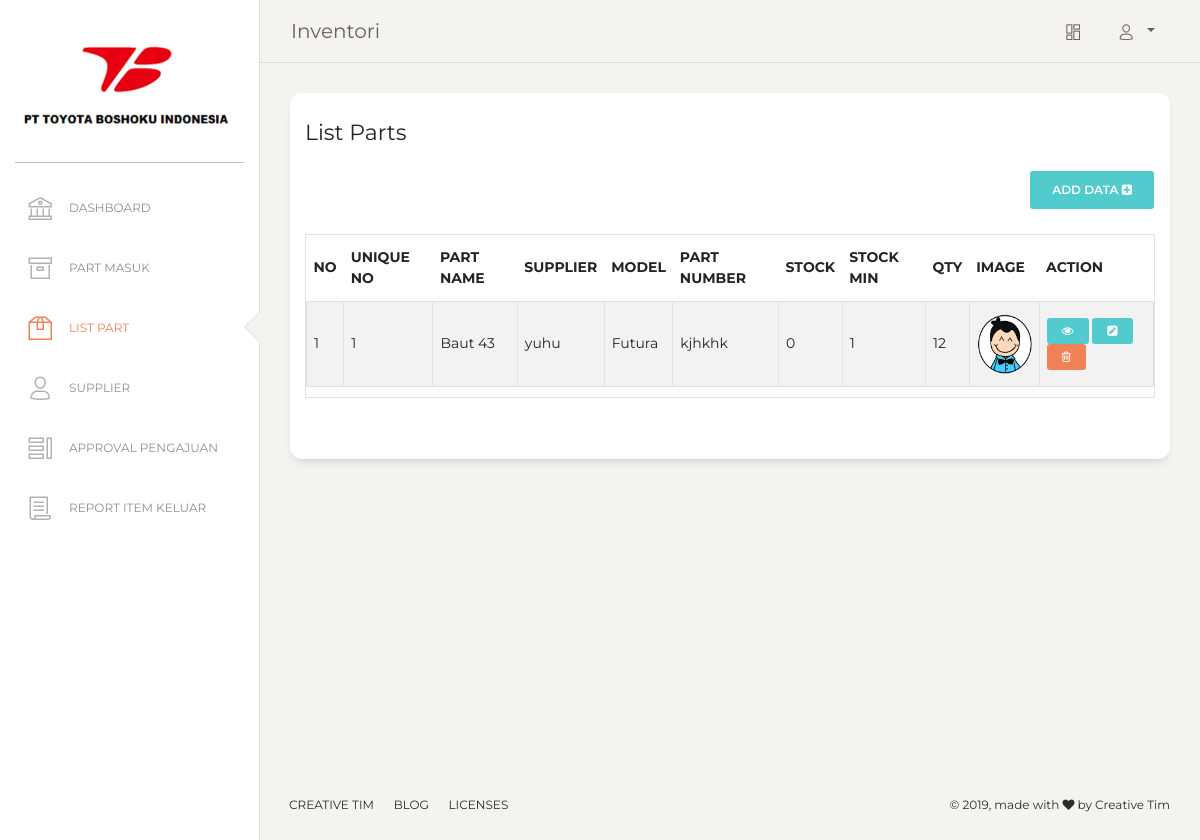
Page /List_part/detail/4 (signed in) on the committed database.
### tables this page shows
CREATE TABLE IF NOT EXISTS `part` (
  `id_part` int(4) NOT NULL AUTO_INCREMENT,
  `id_supplier` int(4) NOT NULL,
  `uniq_no` varchar(5) NOT NULL,
  `model` varchar(25) NOT NULL,
  `part_number` varchar(50) NOT NULL,
  `part_name` varchar(100) NOT NULL,
  `stock` int(3) NOT NULL,
  `stock_min` int(3) NOT NULL,
  `qty` int(5) NOT NULL,
  `image` varchar(100) NOT NULL,
  `date_creation` timestamp NOT NULL DEFAULT CURRENT_TIMESTAMP ON UPDATE CURRENT_TIMESTAMP,
  PRIMARY KEY (`id_part`)
);

CREATE TABLE IF NOT EXISTS `supplier` (
  `id_supplier` int(4) NOT NULL AUTO_INCREMENT,
  `nama` varchar(50) NOT NULL,
  `detail` text NOT NULL,
  `date_creation` timestamp NOT NULL DEFAULT CURRENT_TIMESTAMP ON UPDATE CURRENT_TIMESTAMP,
  PRIMARY KEY (`id_supplier`)
);

### application/core/Controller.php (called while the page is built, shortened)
<?php
class Controller extends App
{
    public function view($view, $data = [])
    {
        require_once '../application/view/' . $view . '.php';
    }
}

### application/core/Template.php (called while the page is built, shortened)
<?php
class Template extends Controller
{
    public $menu;
    public function __construct()
    {
        $this->menu = 'admin/dashboard/';
    }
    public function get_template($page,$data=[]){
        $this->view($this->menu.$page,$data);
    }
}
?>

### application/controllers/List_part.php (called while the page is built, shortened)
<?php
class List_part extends My_Controller {
    public function __construct()
    {
        $this->model = $this->model('M_part');
    }
    public function index($alert = NULL, $msg =NULL){
        $data = $this->model->getAll();
        $this->template->get_template('list_part',[
            "data" => $data,
            "url_preview" => BASEURL."List_part/detail/",
            "url_edit" => BASEURL."List_part/edit/",
            "url_remove" => BASEURL."List_part/delete/",
            'alert' => $alert,
            "msg" => str_replace('_', ' ', $msg)
        ]);
    }
}

### application/core/App.php (called while the page is built, shortened)
<?php
class App
{
    protected $method = 'index';
    protected $params = [];
    public function __construct()
    {
        $url = $this->parseURL();
        if (file_exists('../application/controllers/' . $url[0] . '.php')) {
            unset($url[0]);
        }
        $this->controller = new $this->controller;
        if (!empty($url)) {
            $this->params = array_values($url);
        }
        call_user_func_array([$this->controller, $this->method], $this->params);
    }
    public function parseURL()
    {
        if (isset($_GET['url'])) {
            $url = rtrim($_GET['url'], '/');
            $url = filter_var($url, FILTER_SANITIZE_URL);
            $url = explode('/', $url);
            return $url;
        }
    }
}

### asset/index.php (called while the page is built, shortened)
<?php
    $app = new App;

### application/core/Database.php (called while the page is built, shortened)
<?php
class Database{
    private $user= DB_USER;
    private $pass= DB_PASS;
    private $db;
    public function __construct(){
        $option = [
            PDO::ATTR_PERSISTENT => true,
            PDO::ATTR_ERRMODE => PDO::ERRMODE_EXCEPTION
        ];
        $this->dns = 'mysql:host='.DB_HOST.';dbname='.DB_NAME;
        try{
            $this->db= new PDO($this->dns,$this->user,$this->pass,$option);
        }
        catch(PDOException $e){
            print "Error :".$e->getMessage().PHP_EOL;
            die();
        }
        return $this->db;
    }
    public function query($query)
    {
        $this->stmt = $this->db->prepare($query);
    }
    public function execute()
    {
        return $this->stmt->execute();
    }
    public function resultSet()
    {
        $this->execute();
        return $this->stmt->fetchAll(PDO::FETCH_ASSOC);
    }
}

### application/model/M_part.php (called while the page is built, shortened)
<?php
    class M_part extends Model{
        private $table, $id;
        public function __construct(){
            $this->table = 'part';
            $this->table_supplier = 'supplier';
            $this->id_supplier = 'id_supplier';
        }
        public function getAll(){
            $this->db->query("
                SELECT a.*, b.nama FROM `$this->table` AS a
                LEFT JOIN `$this->table_supplier` AS b
                ON a.`$this->id_supplier` = b.`$this->id_supplier`
            ");
            $result = $this->db->resultSet();
            return $result;
        }
    }
?>

### application/core/Model.php (called while the page is built, shortened)
<?php
class Model
{
    public function __construct(){
        $this->db = new Database;
    }
}

### application/view/admin/dashboard/list_part.php (the view, shortened to what this page needs)
<div class="content">
  <div class="row">
    <div class="col-md-12">
      <div class="card card-user">
        <div class="card-header">
          <h5 class="card-title">List Parts</h5>
          <a class="btn btn-primary pull-right" href="<?=BASEURL?>List_part/add" role="button">
                Add data
                <i class="fa fa-plus-square" aria-hidden="true"></i>
          </a>
        </div>
        <div class="card-body">
        <?php
          if(isset($data['data']) && $data['data'] != NULL){
        ?>
            <table id="example" class="datatables table table-striped table-bordered table-responsive" style="width:100%">
                <thead>
                    <tr>
                        <th>No</th>
                        <th>Unique No</th>
                        <th>Part Name</th>
                        <th>Supplier</th>
                        <th>Model</th>
                        <th>Part Number</th>
                        <th>Stock</th>
                        <th>Stock Min</th>
                        <th>Qty</th>
                        <th>Image</th>
                        <th>Action</th>
                    </tr>
                </thead>
                <tbody>
                  <?php
                      $i = 1;
                      foreach ($data['data'] as $value) {
                        $url_img = BASEURL.'asset/img/part/'.$value['image'];
                        $url = ($value['image'] != '')? $url_img : BASEURL.'asset/img/logo-small.png';
                        $body = "
                                <tr>
                                  <td>".$i++."</td>
                                  <td>$value[uniq_no]</td>
                                  <td>$value[part_name]</td>
                                  <td>$value[nama]</td>
                                  <td>$value[model]</td>
                                  <td>$value[part_number]</td>
                                  <td>$value[stock]</td>
                                  <td>$value[stock_min]</td>
                                  <td>$value[qty]</td>
                                  <td>
                                  <img src='$url' class='img-responsive image' style='height:60px'>
                                  </td>
                                  <td>
                                    <a name='update' id='' class='btn btn-sm btn-primary' href='".$data['url_preview'].$value['id_part']."' role='button'>
                                      <i class='fa fa-eye' aria-hidden='true'></i>
                                    </a>
                                    <a name='update' id='' class='btn btn-sm btn-primary' href='".$data['url_edit'].$value['id_part']."' role='button'>
                                      <i class='fa fa-pencil-square' aria-hidden='true'></i>
                                    </a>
                                    <a name='delete' id='' class='btn btn-sm btn-danger' href='".$data['url_remove'].$value['id_part']."' role='button'>
                                      <i class='fa fa-trash-o' aria-hidden='true'></i>
                                    </a>
                                  </td>
                                </tr>
                                ";
                        echo $body;
                      }
                  ?>
                </tbody>
            </table>
        <?php
          } else {
            echo '<div class="alert alert-info" role="alert">
                    <strong>No data.</strong>
                  </div>';
          }
        ?>
        </div>
      </div>
    </div>
  </div>
</div>

### rows in the picture
part: uniq_no "1", part_name "Baut 43", id_supplier.nama "yuhu", model "Futura", part_number "kjhkhk", stock "0", stock_min "1", qty "12"
